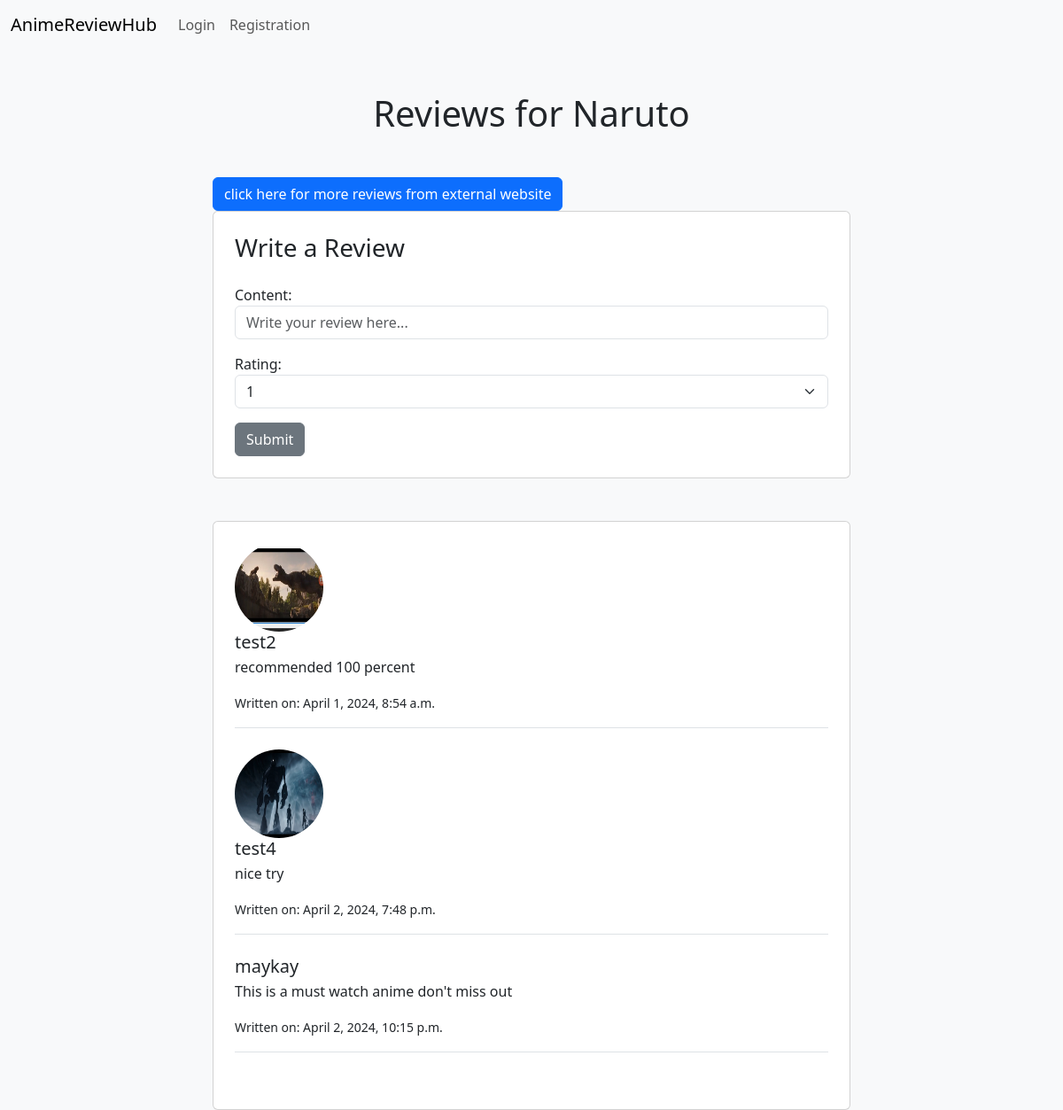
/api/animetitle/anime-reviews-list/2/, run on an earlier commit of the app's database.
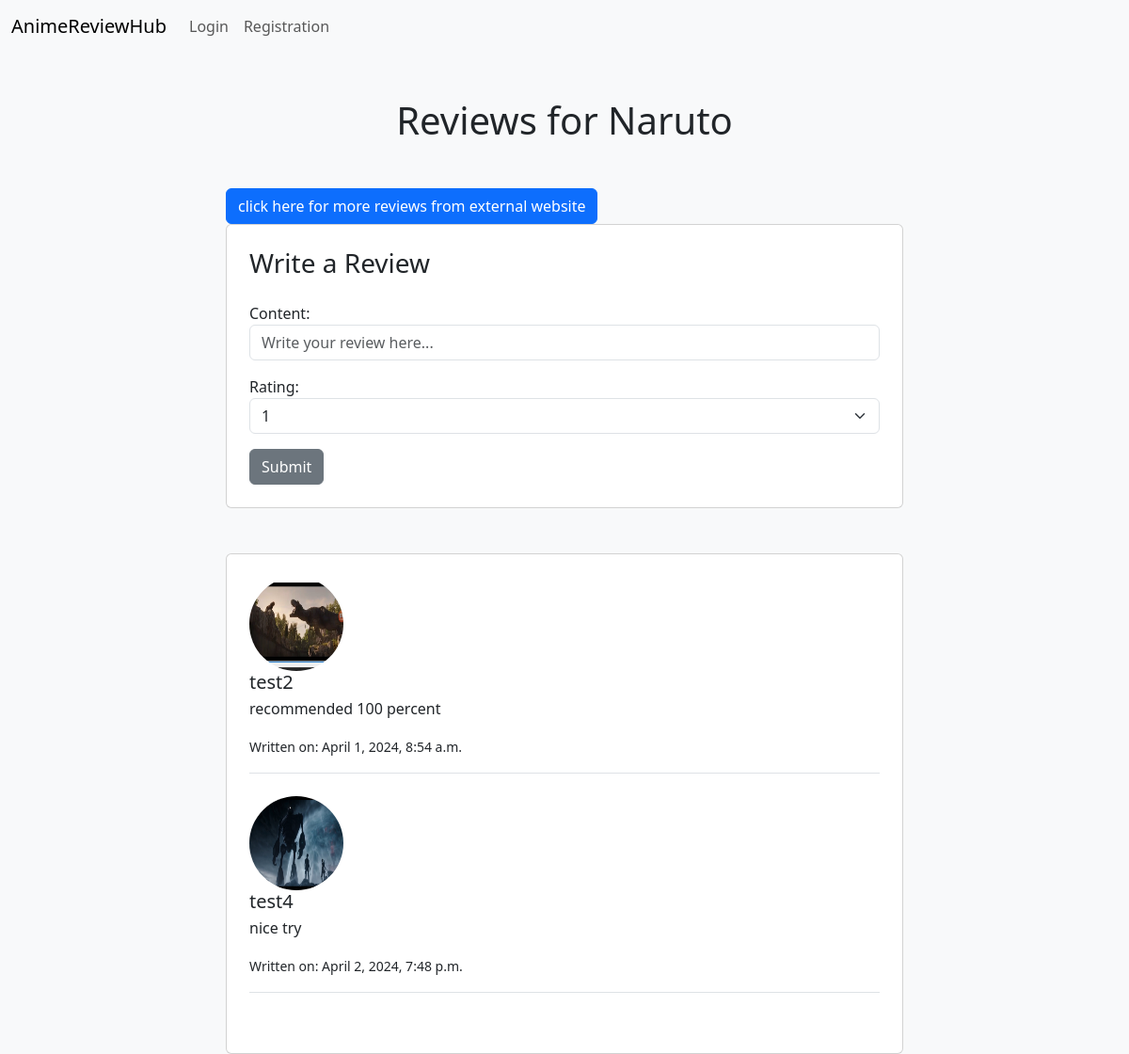
And on a later commit of the database.
### Reviews/models.py (models this page shows, shortened)
class Review(models.Model):
    author = models.ForeignKey(User, on_delete=models.CASCADE)
    anime_title = models.ForeignKey(AnimeTitle, on_delete=models.CASCADE, null=True)
    content = models.TextField()
    created_at = models.DateTimeField(default=timezone.now)
    updated_at = models.DateTimeField(auto_now=True)
    class Meta:
        unique_together = ('author', 'anime_title')

### Users/models.py (models this page shows, shortened)
class Profile(models.Model):
    user = models.OneToOneField(User, on_delete=models.CASCADE)
    profile_pic = models.ImageField(upload_to='profile_pic/', null=True, blank=True)
    bio = models.TextField(max_length=500, blank=True)
    location = models.CharField(max_length=100, blank=True)

### AnimeTitles/views.py (the view)
# urls.py: path('anime-reviews-list/<int:anime_title_id>/', anime_reviews_list, name='anime-reviews-list'),
def anime_reviews_list(request, anime_title_id):
    anime_title = AnimeTitle.objects.get(pk=anime_title_id)
    reviews = Review.objects.filter(anime_title=anime_title)
    if request.method == 'POST':
        review_form = ReviewForm(request.POST)
        rating_form = RatingForm(request.POST)
        if review_form.is_valid() and rating_form.is_valid():
            author = request.user
            anime_title = anime_title
            content = review_form.cleaned_data['content']
            existing_review = Review.objects.filter(author=author, anime_title=anime_title).first()
            if existing_review:
                messages.success(request, 'You have already reviewed this anime.')
                return render(request, 'anime_reviews_list.html', {'anime_title': anime_title,
                                                                    'review_form': review_form,
                                                                    'rating_form': rating_form,
                                                                    'reviews': reviews,
                                                                    'error_message': 'You have already reviewed this anime.'})
            try:
                new_review = review_form.save(commit=False)
                new_review.author = author
                new_review.anime_title = anime_title
                new_review.save()
                rating = rating_form.save(commit=False)
                rating.review = new_review
                rating.user = author
                rating.save()
                messages.success(request, 'review created successfully!.')
                return redirect('anime-reviews-list', anime_title_id=anime_title_id)
            except IntegrityError:
                return render(request, 'anime_reviews_list.html', {'anime_title': anime_title,
                                                                    'review_form': review_form,
                                                                    'rating_form': rating_form,
                                                                    'reviews': reviews,
                                                                    'error_message': 'Failed to create review due to database error.'})
    else:
        review_form = ReviewForm()
        rating_form = RatingForm()
    return render(request, 'anime_reviews_list.html', {'anime_title': anime_title,
                                                       'review_form': review_form,
                                                       'rating_form': rating_form,
                                                       'reviews': reviews})

### Reviews/forms.py
class ReviewForm(forms.ModelForm):
    content = forms.CharField(
        widget=forms.Textarea(attrs={'class': 'form-control', 'placeholder': 'Write your review here...'})
    )
    class Meta:
        model = Review
        fields = ['content']

class RatingForm(forms.ModelForm):
    rating = forms.ChoiceField(
        choices=[(i, i) for i in range(1, 6)],
        widget=forms.Select(attrs={'class': 'form-select'})
    )
    class Meta:from django import forms

### AnimeTitles/models.py (called while the page is built)
    def __str__(self):
        return self.title

### AnimeTitles/templates/anime_reviews_list.html (shortened to what this page needs)
{% extends 'base.html' %}
{% block content %}
{% load static %}
<body style="background-color: #f8f9fa;">
    <div class="container">
        <h1 class="text-center mt-5">Reviews for {{ anime_title }}</h1>
        <div class="row justify-content-center mt-5">
            <div class="col-lg-8">
                <div>
                    <a class='btn btn-primary' href="{% url 'reviews-by-anime-title' %}?anime_title={{ anime_title }}">click here for more reviews from external website</a>
                </div>
                <div class="card p-4">
                    <h3 class="mb-4">Write a Review</h3>
                    <form method="post" id="reviewForm">
                        {{ review_form.as_p }}
                        {{ rating_form.as_p }}
                        <button id="submitButton" class='btn btn-secondary' type="submit">Submit</button>
                    </form>
                </div>
            </div>
        </div>
        <div class="row justify-content-center mt-5">
            <div class="col-lg-8">
                <div class="card p-4">
                    <ul class="list-unstyled">
                        {% for review in reviews %}
                            <li class="media mb-4 border-bottom pb-3">
                                {% if review.author.profile.profile_pic %}
                                    <img src="{{ review.author.profile.profile_pic.url }}" alt="User Image" class="mr-3 rounded-circle" width="100" height="100">
                                {% endif %}
                                <div class="media-body">
                                    <h5 class="mt-0 mb-1">{{ review.author.username }}</h5>
                                    <p>{{ review.content }}</p>
                                    <small>Written on: {{ review.created_at }}</small>
                                    <br>
                                </div>
                            </li>
                        {% empty %}
                            <li>No reviews available.</li>
                        {% endfor %}
                    </ul>
                </div>
            </div>
        </div>
    </div>
</body>
{% endblock %}

What changed in the data, as far as the page shows it:
removed Review: author.username "maykay", content "This is a must watch anime don't miss out", created_at "April 2, 2024, 10:15 p.m."
